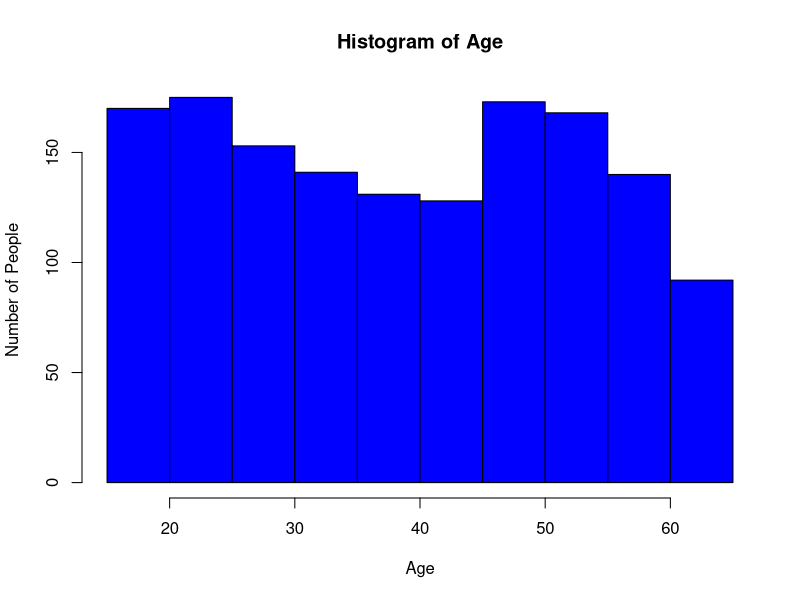
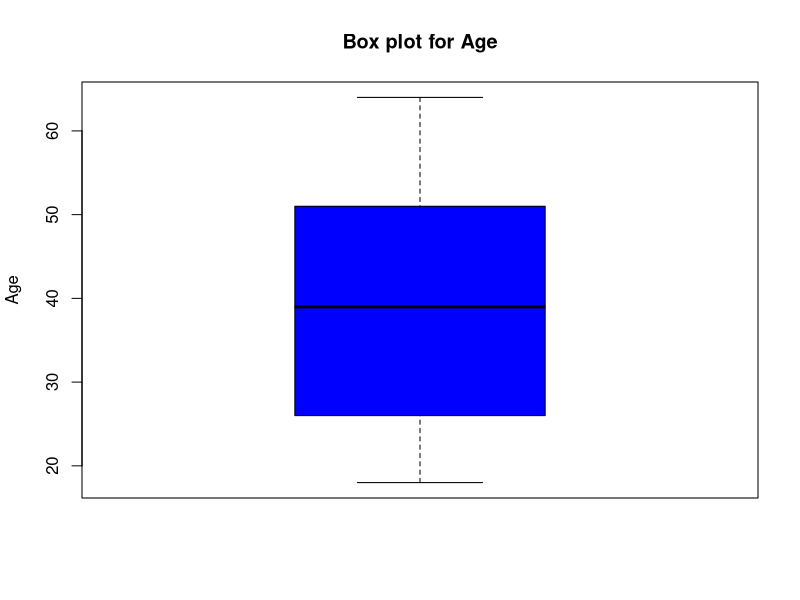

Here is the R script that generated these plots, in order: (Note: this script raises an error after producing the figures.)
# importing libraries
library(ggplot2)


# imporing the cvs file

setwd("/Users/namilap/Documents/Msc/DataAnalysis/CourseWork")
insuranceData = read.csv("insuranceData.csv", header = TRUE)
head(insuranceData)

# Overall summery of the dataset
summary(insuranceData)

# Analyzing age 

# summery of the variable
summary(insuranceData$age)

# Histogram for age
hist(insuranceData$age, main = "Histogram of Age", xlab = "Age", ylab = "Number of People", col = "blue")

# Standard Deiviation 
age_sd=sd(insuranceData$age)
age_sd

# box plot and outliers
outliers = boxplot(insuranceData$age, main = "Box plot for Age", col = "blue", ylab = "Age")$out
cat ("Outliers", "\n", outliers)


# Analyzing gender 

# summery of the variable
gender_summery = summary(insuranceData$gender)
gender_summery

# Pie chat of the gender distribution
gender_percentages = round(100*gender_summery/sum(gender_summery), 1)
pie(gender_summery, main= "Gender distribution", col = rainbow(length(gender_summery)), labels = gender_percentages)
legend("topright", c("female","male"), cex = 0.8, fill = rainbow(length(gender_summery)))

# Analyzing BMI

# Summery of the BMI
summary(insuranceData$bmi)

# Histogram for BMI
hist(insuranceData$bmi, main = "Histogram of BMI", xlab = "BMI", ylab = "Number of People", col = "blue")

# Standard Deiviation 
bmi_sd=sd(insuranceData$bmi)
bmi_sd

# box plot and outliers
outliers = boxplot(insuranceData$bmi, main = "Box plot for BMI", col = "blue", ylab = "BMI")$out
cat ("Outliers", "\n", outliers)


# Analyzing number of kids

# Summery of the num_kids
summary(insuranceData$num_kids)

# Histogram for num_kids
hist(insuranceData$num_kids, main = "Histogram of number of kids", xlab = "num_kids", ylab = "Number of People", col = "blue")

# Standard Deiviation 
num_kids_sd=sd(insuranceData$num_kids)
num_kids_sd

# box plot and outliers
outliers = boxplot(insuranceData$num_kids, main = "Box plot for number of kids", col = "blue", ylab = "num_kids")$out
cat ("Outliers", "\n", outliers)



# Analyzing Smoking Status

# summery of the variable
smoking_status_summery = summary(insuranceData$smoking_status)
smoking_status_summery

# Pie chat of the smoking status distribution
smoking_status_percentages = round(100*smoking_status_summery/sum(smoking_status_summery), 1)
pie(smoking_status_summery, main = "Smoking status distribution", col = rainbow(length(smoking_status_summery)), labels = smoking_status_percentages)
legend("topright", c("No","Yes"), cex = 0.8, fill = rainbow(length(smoking_status_summery)))
